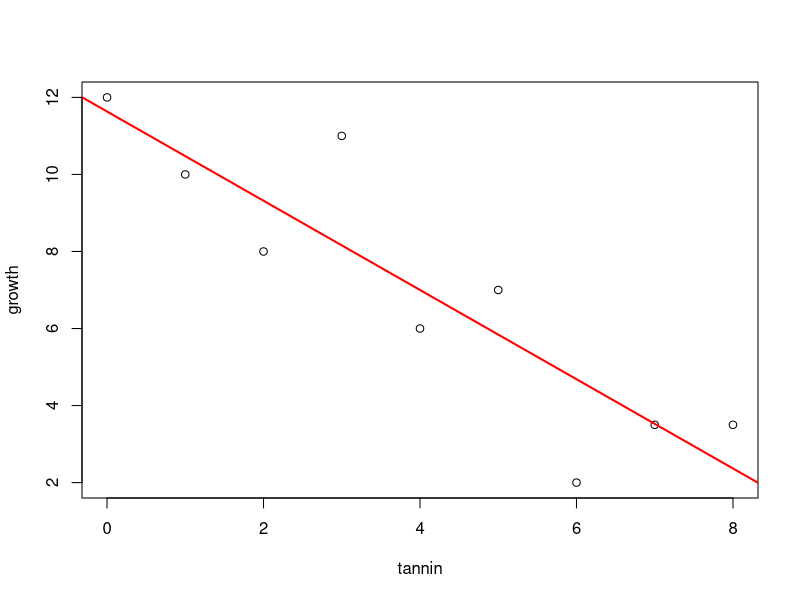

Generate this figure with R:
## ---- chunk 1
growth = c(12, 10, 8, 11, 6, 7, 2, 3.5, 3.5)
tannin = 0:8
## ---- chunk 2
lm.result <- lm(growth ~ tannin)
summary(lm.result)
plot(growth ~ tannin)
abline(coef(lm.result), lwd=2, col="red")
## ---- chunk 3
t = (-1.1583 - (-1.5))/0.2236 #slope 1 (tannin_estimate) - slope 2/ tannin_error given by lm
pt(t, 7, lower.tail = FALSE) #7=degrees of freedom, lower.tail=F check if it is larger (lower.tail=T check if it is same or less)

?pt
## ---- chunk 4
confint(lm.result) #confidence intervals (at 95%)

?confint
